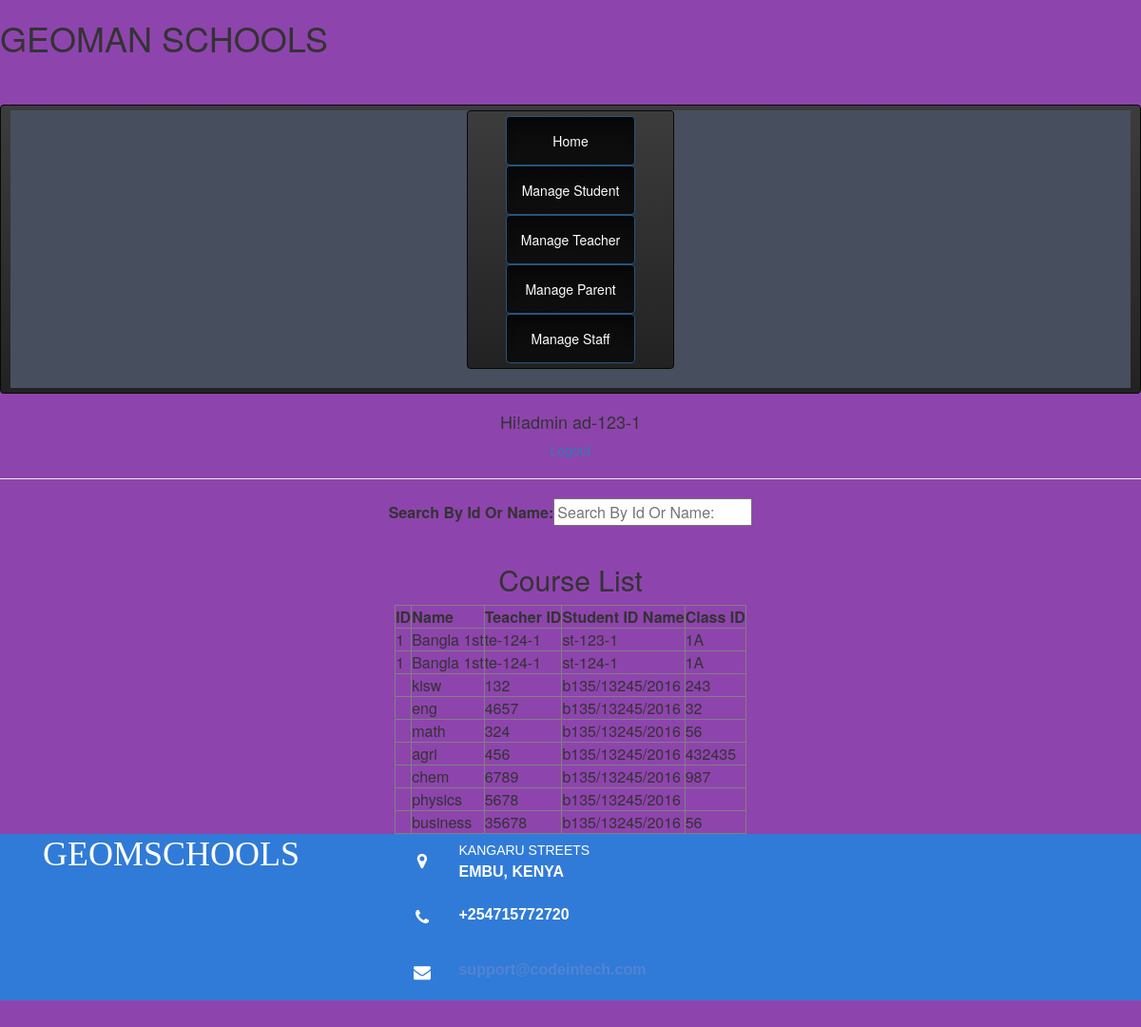
/module/admin/viewCourse.php (signed in), run on the app's committed database.
### tables this page shows
CREATE TABLE `course` (
  `id` varchar(20) NOT NULL,
  `name` varchar(20) NOT NULL,
  `teacherid` varchar(20) NOT NULL,
  `studentid` varchar(20) NOT NULL,
  `classid` varchar(20) NOT NULL
);

### config.php (called while the page is built, shortened)
<?php
function variable_names($name){
	if ($name == 'title') {
		$name = "GEOMAN SCHOOLS";
	}
	return $name;
}
?>

### module/admin/main.php (called while the page is built, shortened)
<?php
include('../../service/mysqlcon.php');
$check=$_SESSION['login_id'];
$session=mysqli_query($con,"SELECT name  FROM admin WHERE id='$check'");
$row=mysqli_fetch_array($session);
$login_session = $loged_user_name = $row['name'];
?>

### module/admin/viewCourse.php (the view, shortened to what this page needs)
<?php
include_once('main.php');
include_once('../../service/mysqlcon.php');
include('../../config.php');
$sql = "SELECT * FROM course;";
$res= mysqli_query($con,$sql);
$string = "";
while($row = mysqli_fetch_array($res)){
    $string .= '<tr><td>'.$row['id'].'</td><td>'.$row['name'].
    '</td><td>'.$row['teacherid'].'</td><td>'.$row['studentid'].
    '</td><td>'.$row['classid'].'</td></tr>';
}
?>
<html>
    <head>
		    <link rel="stylesheet" type="text/css" href="../../source/CSS/style.css">
		</head>
    <body>
			  <div class="header"><h1><?php echo variable_names('title') ?></h1></div>
			<br/><br/>
			<div class="menulista">
				<?php include('../../home.php'); ?>
                </div>
								<div align="center">
								<h4>Hi!admin <?php echo $check." ";?></h4>
								<a class ="menulista" href="logout.php" onmouseover="changemouseover(this);" onmouseout="changemouseout(this,'<?php echo ucfirst($loged_user_name);?>');"><?php echo "Logout";?></a>
						</div>
			  <hr/>
        <center>
            <table>
                <tr>
                    <td><b>Search By Id Or Name: </b></td>
                    <td><input type="text" name="searchId" placeholder="Search By Id Or Name:" onkeyup="getCourse(this.value);"></td>
                </tr>
            </table>
        </center>
        <br/>
        <center><h2>Course List</h2></center>
        <center>
            <table border="1" id='courseList'>
                <tr>
                    <th>ID</th>
                    <th>Name</th>
                    <th>Teacher ID</th>
                    <th>Student ID Name</th>
                    <th>Class ID</th>
                </tr>
                <?php echo $string;?>
            </table>
        </center>
        <footer><?php include('../../footer.php'); ?></footer>
		</body>
</html>

### assets/css/Footer.css (style rules this page uses)
footer { background-color:#307bd7; width:100%; text-align:left; font:bold 16px sans-serif; bottom:0; color:#fff; }

### data on the page
course: id "1", name "Bangla 1st", teacherid "te-124-1", studentid "st-123-1", classid "1A"
course: id "1", name "Bangla 1st", teacherid "te-124-1", studentid "st-124-1", classid "1A"
course: name "kisw", teacherid "132", studentid "b135/13245/2016", classid "243"
course: name "eng", teacherid "4657", studentid "b135/13245/2016", classid "32"
course: name "math", teacherid "324", studentid "b135/13245/2016", classid "56"
course: name "agri", teacherid "456", studentid "b135/13245/2016", classid "432435"
course: name "chem", teacherid "6789", studentid "b135/13245/2016", classid "987"
course: name "physics", teacherid "5678", studentid "b135/13245/2016"
course: name "business", teacherid "35678", studentid "b135/13245/2016", classid "56"

### other printed values
variable_names('title') "GEOMAN SCHOOLS"
$check "ad-123-1"
